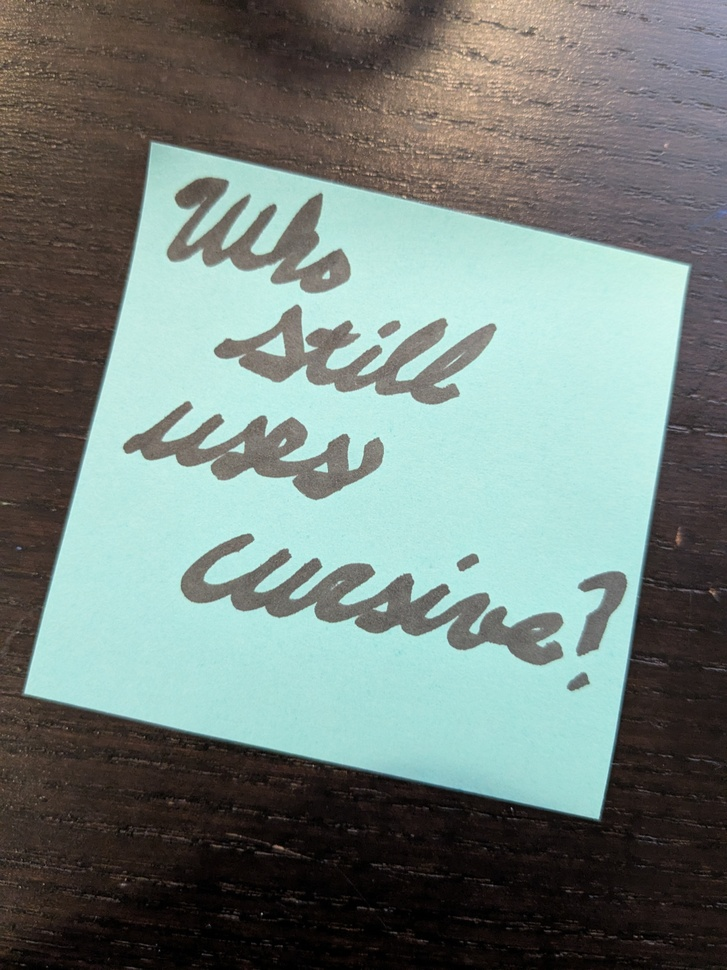
#> input picture note.jpg, 727 x 970 px, shrunk from 3024 x 4032 before the run
$ python main.py
#> lines starting #> are read from the running program, lines starting #| are printed output that depends on the picture; after the words box and inside, x2 and y2 are one past the last pixel; in counts of white or black regions, pixels touching at a corner belong together
import cv2
import numpy as np
import matplotlib.pyplot as plt

IMAGE_PATH = 'note.jpg'

def open_image(img, kernel, iters):
    '''
    Docstring for open_image

    Perform Opening morphological operation on image

    :param img: Value for image to be processed
    :param kernel: Kernel value to be used in processing image
    :param iters: number of iterations to perform processing
    '''
    return cv2.morphologyEx(img, cv2.MORPH_OPEN, kernel, iterations=iters)

def close_image(img, kernel, iters):
    '''
    Docstring for close_image

    Perform Closing morphological operation on image

    :param img: Value for image to be processed
    :param kernel: Kernel value to be used in processing image
    :param iters: number of iterations to perform processing
    '''
    return cv2.morphologyEx(img, cv2.MORPH_CLOSE, kernel, iterations=iters)

def erode_image(img, kernel, iters):
    '''
    Docstring for erode_image

    Perform Erode morphological operation on image

    :param img: Value for image to be processed
    :param kernel: Kernel value to be used in processing image
    :param iters: number of iterations to perform processing
    '''
    return cv2.erode(img, kernel, iterations=iters)

def dilate_image(img, kernel, iters):
    '''
    Docstring for dilate_image

    Perform Dilate morphological operation on image

    :param img: Value for image to be processed
    :param kernel: Kernel value to be used in processing image
    :param iters: number of iterations to perform processing
    '''
    return cv2.dilate(img, kernel, iterations=iters)

def create_fig(images):
    '''
    Docstring for create_fig
    createFig performs the operations necessary to create the output of the images
    generated by the rest of the application

    :param images: array of images to be used in the output display
    '''
    fig, axs = plt.subplots(4, 5)

    for i in range(4):
        for j in range(5):
            axs[i, j].imshow(cv2.cvtColor(images[i*3 + j], cv2.COLOR_GRAY2BGR))
            axs[i, j].axis('off')

    column_labels = ["1", "2", "3", "4", "5"]
    for ax, col in zip(axs[0], column_labels):
        ax.set_title(col, fontsize=14, pad=10)

    row_labels = ["Closed", "Opened", "Eroded", "Dilated"]

    row_positions = [.8, .6, .4, .2]

    for label, ypos in zip(row_labels, row_positions):
        fig.text(0.03, ypos, label, va='center', ha='center', rotation=90, fontsize=14)

    fig.canvas.manager.set_window_title("CSC515 Module 5 Critical Thinking 2")

    plt.tight_layout()
    plt.show()

def main():
    '''
    Docstring for main

    Process image with mutiple morphological operations performing multiple iterations of the operation and
    presenting the results in a subplot grid to be able to compare the output to see what values
    provided the best results
    '''
    # Load image into cv2
    img = cv2.imread(IMAGE_PATH, cv2.IMREAD_GRAYSCALE)
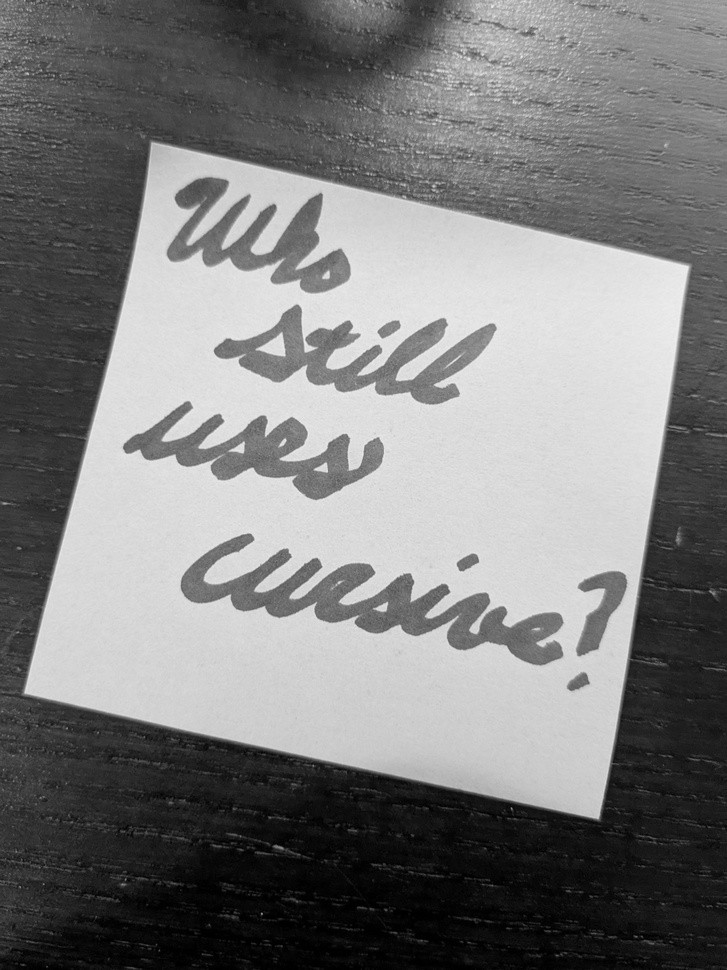
#> img: shape (970, 727); min 0, max 242, mean 124.9
    if img is None:
        raise FileNotFoundError(f'Image not found at {IMAGE_PATH}')
    # Convert image into binary image
    _, binary_image = cv2.threshold(img, 0, 255, cv2.THRESH_BINARY_INV + cv2.THRESH_OTSU)
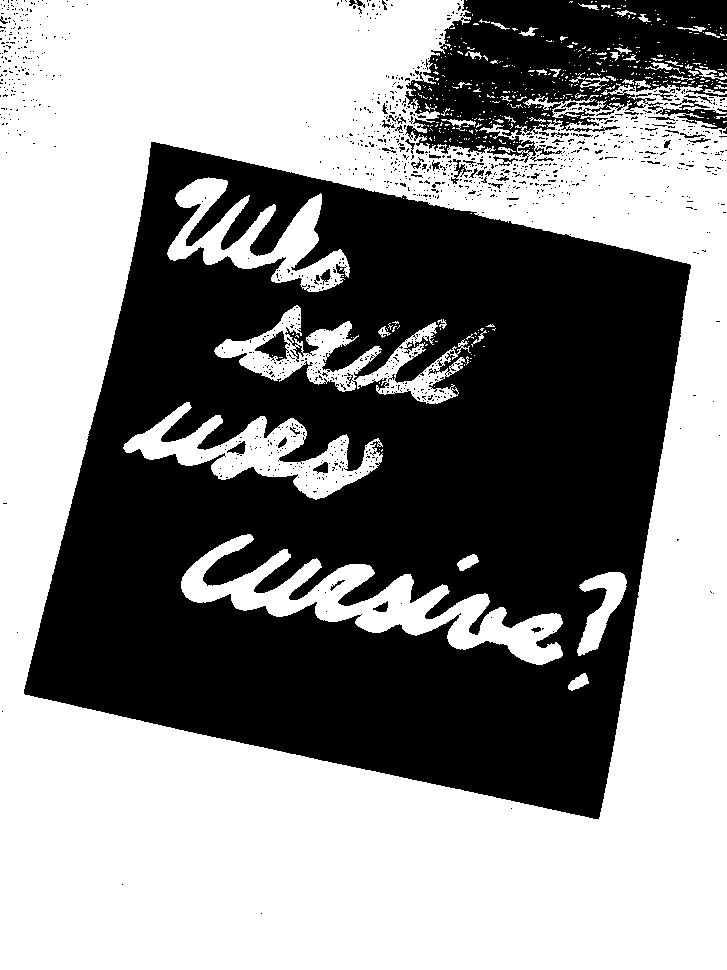
#> binary_image: shape (970, 727); 55% white; 1184 black regions (1127 under 20 px), largest, box (x1, y1, x2, y2) and area: (24, 142, 691, 819) 278774, (405, 0, 727, 163) 32140, (255, 331, 290, 361) 497
    # create elliptical kernel with 3 x 3 matrix
    kernel = cv2.getStructuringElement(cv2.MORPH_ELLIPSE, (3,3))
    # initilize arrays to store images
    closed_a, opened_a, eroded_a, dilated_a = [], [], [], []
    # process image multiple times to identify most valuable results
    for iter in range(1,6):
        closed_a.append(close_image(binary_image, kernel, iter))
        opened_a.append(open_image(binary_image, kernel, iter))
        eroded_a.append(erode_image(binary_image, kernel, iter))
        dilated_a.append(dilate_image(binary_image, kernel, iter))
#> after the loop, closed_a = 5 items; dilated_a = 5 items; eroded_a = 5 items; opened_a = 5 items
    # combine image arrays for most subplot generation
    images_a = closed_a + opened_a + eroded_a + dilated_a
#> images_a = 20 items
    # generate subplot
    create_fig(images_a)
#> in create_fig, `plt.show()`:
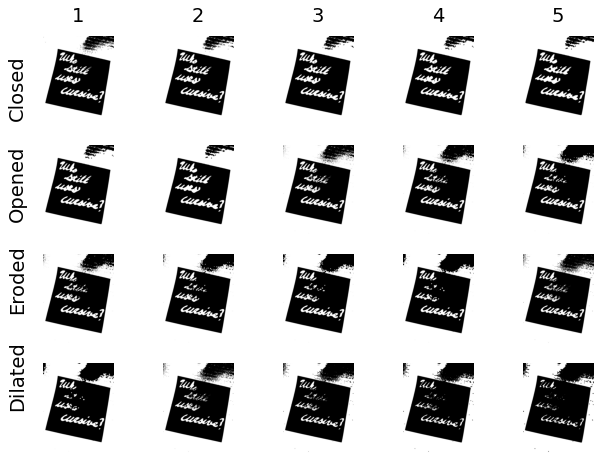
#> figure drawn by matplotlib, 20 panels


if __name__ == "__main__":
    main()
